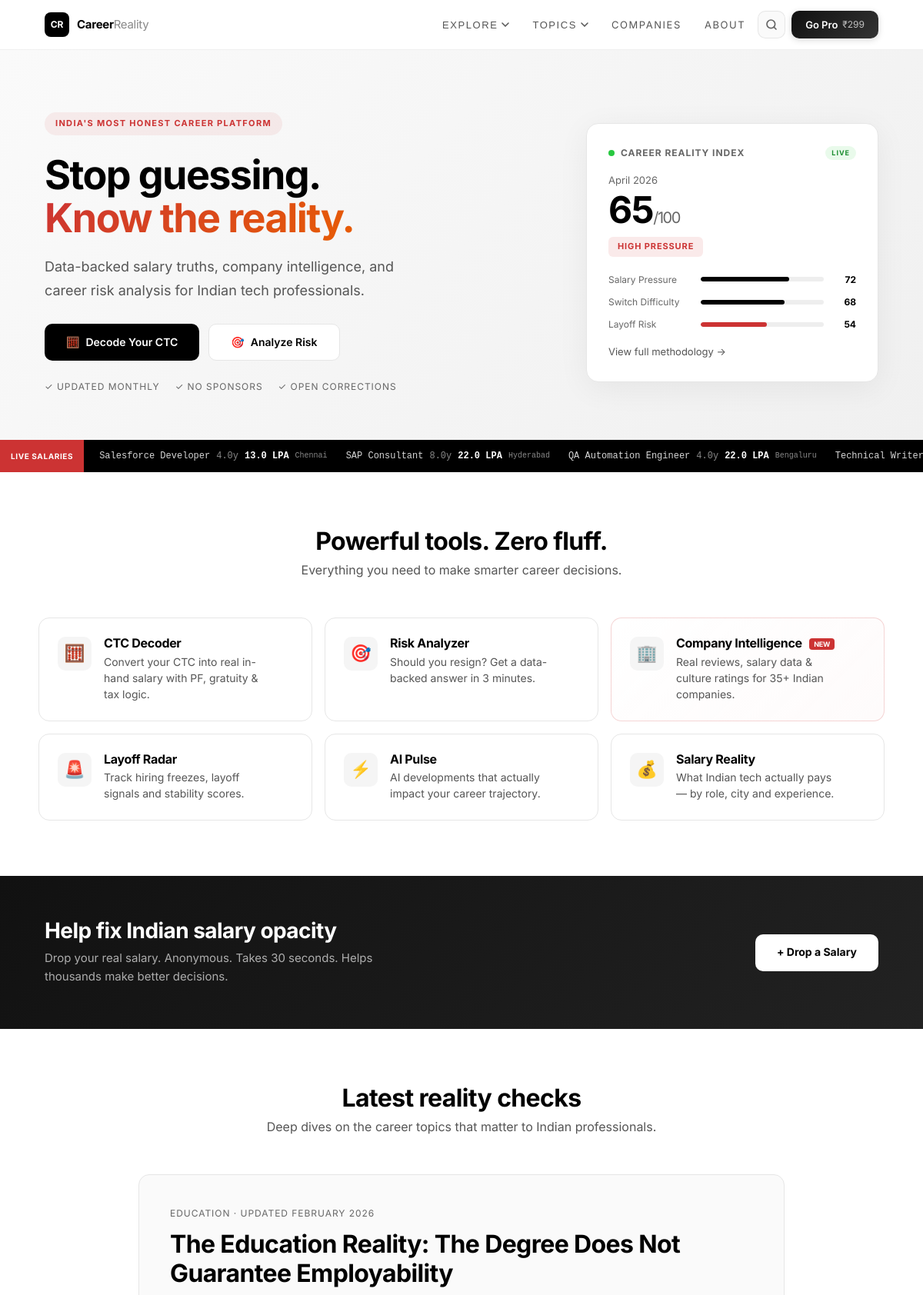
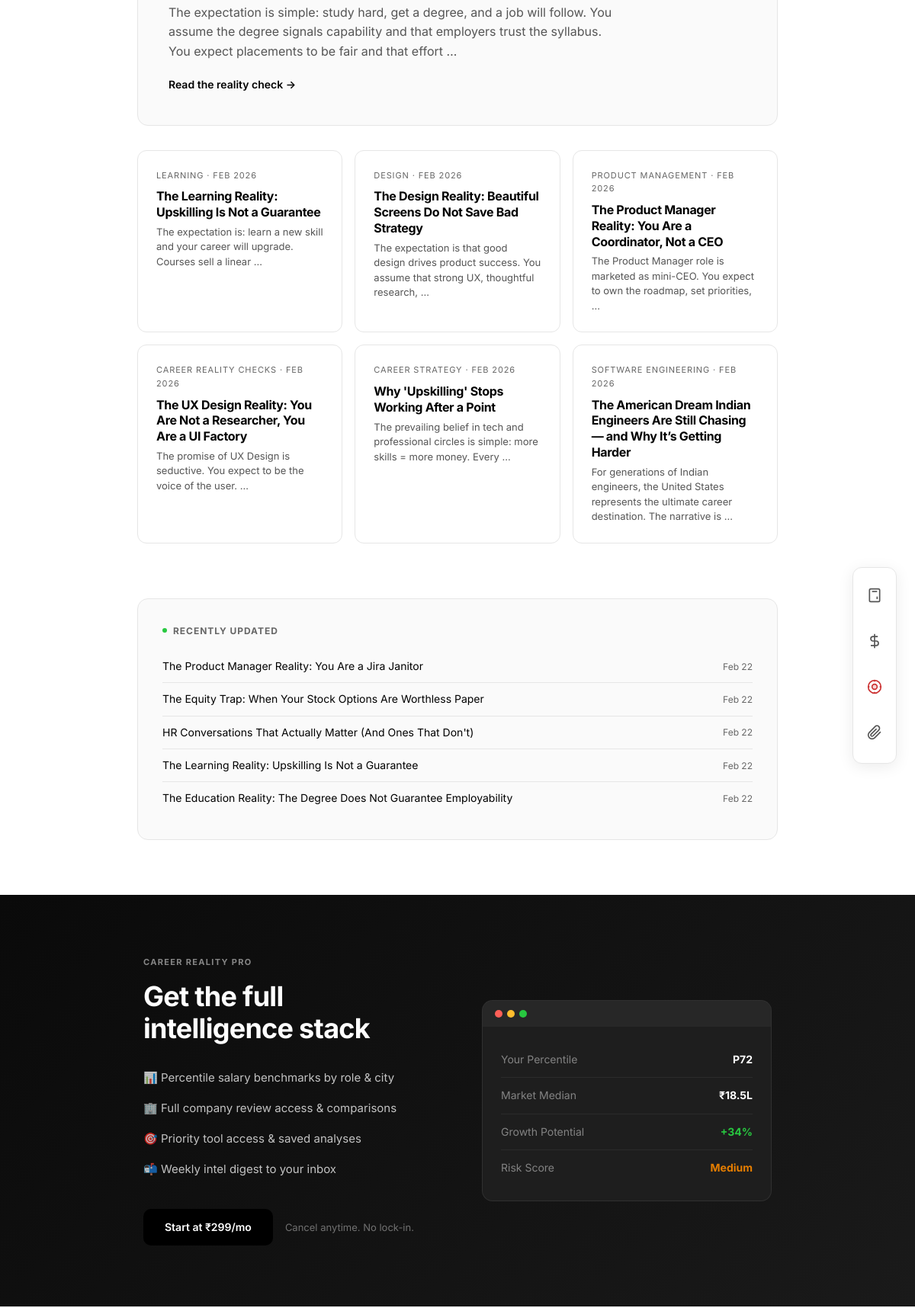
The page / (upper part) on the database its author committed (2 pictures, top to bottom).
### content/models.py (models this page shows, shortened)
class Article(models.Model):
    STATUS_CHOICES = [
        ('draft', 'Draft'),
        ('published', 'Published'),
    ]
    title = models.CharField(max_length=200)
    slug = models.SlugField(unique=True, max_length=200)
    author = models.ForeignKey(Author, on_delete=models.PROTECT)
    category = models.ForeignKey(Category, on_delete=models.PROTECT)
    status = models.CharField(max_length=20, choices=STATUS_CHOICES, default='draft')
    target_persona = models.TextField(help_text="Who is this specific article for?")
    who_should_avoid = models.TextField(help_text="Trust Signal: Who should NOT pursue this?")
    common_expectation = models.TextField(help_text="The Myth / What people think")
    actual_reality = models.TextField(help_text="The Truth / What it's actually like")
    salary_reality = models.TextField(help_text="Real data tables/ranges. No hype.")
    stuck_point = models.TextField(help_text="Where most people fail or plateau")
    verdict = models.TextField(help_text="Final honest conclusion")
    meta_title = models.CharField(max_length=60, help_text="SEO Title (max 60 chars)")
    meta_description = models.CharField(max_length=160, help_text="SEO Description (max 160 chars)")
    published_at = models.DateTimeField(blank=True, null=True)
    updated_at = models.DateTimeField(auto_now=True)
    last_reality_check = models.DateField(blank=True, null=True, help_text="Date of last factual review")

class Category(models.Model):
    name = models.CharField(max_length=100)
    slug = models.SlugField(unique=True)
    description = models.TextField(blank=True)
    order = models.PositiveIntegerField(default=0, help_text="Display order (0 = first)")
    class Meta:
        verbose_name_plural = "Categories"
        ordering = ['order', 'name']

### core/views.py (the view)
# urls.py: 2. Add a URL to urlpatterns:  path('', views.home, name='home')
@cache_page(60 * 15)
def home(request):
    article_qs = Article.objects.filter(status='published').select_related('author', 'category').order_by('-published_at')
    articles = article_qs[:10]
    categories = Category.objects.only('id', 'name', 'slug', 'order').order_by('order', 'name')
    recent_updates = article_qs.order_by('-updated_at')[:5]
    index_rows = _career_reality_index_rows()
    title = "Career Reality India - Salary Truths and Career Reality Checks"
    description = "Data-backed reality checks on Indian tech careers: salary stagnation, skill decay, and the real trade-offs you need to plan for."
    home_faq = [
        {
            "q": "What makes Career Reality different from generic career blogs?",
            "a": "We prioritize evidence-backed analysis, role-level trade-offs, and correction logs over motivational narratives."
        },
        {
            "q": "How often is content updated?",
            "a": "Core market pages are reviewed monthly, with additional updates when salary or hiring conditions shift materially."
        },
        {
            "q": "Does advertising influence editorial conclusions?",
            "a": "No. Editorial and commercial decisions are separated under published standards and sponsorship policy."
        },
    ]
    return render(request, 'core/home.html', {
        'articles': articles,
        'categories': categories,
        'recent_updates': recent_updates,
        'topic_clusters': _topic_clusters(),
        'latest_index_row': index_rows[0],
        'latest_band': _index_band(index_rows[0]['overall']),
        'home_faq': home_faq,
        **_seo(title, description),
    })

### core/views.py (called while the page is built)
def _career_reality_index_rows():
    def _shift_month(d, months_back):
        year = d.year
        month = d.month - months_back
        while month <= 0:
            month += 12
            year -= 1
        return date(year, month, 1)
    base = timezone.localdate()
    return [
        {"month": _shift_month(base, 0).strftime("%B %Y"), "salary_pressure": 72, "switch_difficulty": 68, "layoff_risk": 54, "overall": 65},
        {"month": _shift_month(base, 1).strftime("%B %Y"), "salary_pressure": 71, "switch_difficulty": 66, "layoff_risk": 56, "overall": 64},
        {"month": _shift_month(base, 2).strftime("%B %Y"), "salary_pressure": 69, "switch_difficulty": 63, "layoff_risk": 58, "overall": 63},
        {"month": _shift_month(base, 3).strftime("%B %Y"), "salary_pressure": 67, "switch_difficulty": 61, "layoff_risk": 57, "overall": 62},
    ]

def _index_band(score):
    if score >= 75:
        return "Severe Pressure"
    if score >= 65:
        return "High Pressure"
    if score >= 55:
        return "Elevated Pressure"
    if score >= 45:
        return "Moderate Pressure"
    return "Stable Window"

def _seo(title, description):
    return {
        'og_title': title,
        'og_description': description,
        'twitter_title': title,
        'twitter_description': description,
    }

### templates/core/home.html (shortened to what this page needs)
{% extends "base.html" %}
{% load static %}
{% block content %}
<section class="hp-hero">
    <div class="hp-hero-inner container-wide">
        <div class="hp-hero-content">
            <div class="hp-hero-badge">India's Most Honest Career Platform</div>
            <h1 class="hp-hero-title">
                Stop guessing.<br>
                <span class="hp-hero-accent">Know the reality.</span>
            </h1>
            <p class="hp-hero-sub">
                Data-backed salary truths, company intelligence, and career
                risk analysis for Indian tech professionals.
            </p>
            <div class="hp-hero-actions">
                <a href="{% url 'salary_calculator' %}" class="hp-btn hp-btn--primary">
                    <span>🧮</span> Decode Your CTC
                </a>
                <a href="{% url 'wizard_start' %}" class="hp-btn hp-btn--ghost">
                    <span>🎯</span> Analyze Risk
                </a>
            </div>
            <div class="hp-hero-proof">
                <span>✓ Updated monthly</span>
                <span>✓ No sponsors</span>
                <span>✓ Open corrections</span>
            </div>
        </div>
        <div class="hp-hero-visual">
            <div class="hp-index-card">
                <div class="hp-index-header">
                    <span class="hp-index-dot"></span>
                    Career Reality Index
                    <span class="hp-index-live">LIVE</span>
                </div>
                <div class="hp-index-month">{{ latest_index_row.month }}</div>
                <div class="hp-index-score">{{ latest_index_row.overall }}<small>/100</small></div>
                <div class="hp-index-band hp-index-band--{{ latest_band|slugify }}">{{ latest_band }}</div>
                <div class="hp-index-meters">
                    <div class="hp-meter">
                        <div class="hp-meter-label">Salary Pressure</div>
                        <div class="hp-meter-bar"><div class="hp-meter-fill" style="width:{{ latest_index_row.salary_pressure }}%"></div></div>
                        <div class="hp-meter-val">{{ latest_index_row.salary_pressure }}</div>
                    </div>
                    <div class="hp-meter">
                        <div class="hp-meter-label">Switch Difficulty</div>
                        <div class="hp-meter-bar"><div class="hp-meter-fill" style="width:{{ latest_index_row.switch_difficulty }}%"></div></div>
                        <div class="hp-meter-val">{{ latest_index_row.switch_difficulty }}</div>
                    </div>
                    <div class="hp-meter">
                        <div class="hp-meter-label">Layoff Risk</div>
                        <div class="hp-meter-bar"><div class="hp-meter-fill hp-meter-fill--warn" style="width:{{ latest_index_row.layoff_risk }}%"></div></div>
                        <div class="hp-meter-val">{{ latest_index_row.layoff_risk }}</div>
                    </div>
                </div>
                <a href="{% url 'career_reality_index' %}" class="hp-index-link">View full methodology →</a>
            </div>
        </div>
    </div>
</section>
<div class="hp-ticker" id="salary-ticker-container">
    <div class="hp-ticker-label">Live Salaries</div>
    <div class="hp-ticker-track" id="salary-ticker-content">
    </div>
</div>
<section class="hp-section container-wide">
    <div class="hp-section-header">
        <h2 class="hp-section-title">Powerful tools. Zero fluff.</h2>
        <p class="hp-section-sub">Everything you need to make smarter career decisions.</p>
    </div>
    <div class="hp-tools-grid">
        <a href="{% url 'salary_calculator' %}" class="hp-tool-card">
            <div class="hp-tool-icon">🧮</div>
            <div class="hp-tool-body">
                <h3>CTC Decoder</h3>
                <p>Convert your CTC into real in-hand salary with PF, gratuity & tax logic.</p>
            </div>
        </a>
        <a href="{% url 'wizard_start' %}" class="hp-tool-card">
            <div class="hp-tool-icon">🎯</div>
            <div class="hp-tool-body">
                <h3>Risk Analyzer</h3>
                <p>Should you resign? Get a data-backed answer in 3 minutes.</p>
            </div>
        </a>
        <a href="{% url 'company_directory' %}" class="hp-tool-card hp-tool-card--featured">
            <div class="hp-tool-icon">🏢</div>
            <div class="hp-tool-body">
                <h3>Company Intelligence <span class="hp-tool-badge">NEW</span></h3>
                <p>Real reviews, salary data & culture ratings for 35+ Indian companies.</p>
            </div>
        </a>
        <a href="{% url 'layoff_radar' %}" class="hp-tool-card">
            <div class="hp-tool-icon">🚨</div>
            <div class="hp-tool-body">
                <h3>Layoff Radar</h3>
                <p>Track hiring freezes, layoff signals and stability scores.</p>
            </div>
        </a>
        <a href="{% url 'ai_news_hub' %}" class="hp-tool-card">
            <div class="hp-tool-icon">⚡</div>
            <div class="hp-tool-body">
                <h3>AI Pulse</h3>
                <p>AI developments that actually impact your career trajectory.</p>
            </div>
        </a>
        <a href="{% url 'salary_reality' %}" class="hp-tool-card">
            <div class="hp-tool-icon">💰</div>
            <div class="hp-tool-body">
                <h3>Salary Reality</h3>
                <p>What Indian tech actually pays — by role, city and experience.</p>
            </div>
        </a>
    </div>
</section>
<section class="hp-drop-banner">
    <div class="container-wide hp-drop-inner">
        <div>
            <h2 class="hp-drop-title">Help fix Indian salary opacity</h2>
            <p class="hp-drop-sub">Drop your real salary. Anonymous. Takes 30 seconds. Helps thousands make better decisions.</p>
        </div>
        <a href="{% url 'submit_salary' %}" class="hp-btn hp-btn--white">+ Drop a Salary</a>
    </div>
</section>
{% if articles %}
<section class="hp-section container-medium">
    <div class="hp-section-header">
        <h2 class="hp-section-title">Latest reality checks</h2>
        <p class="hp-section-sub">Deep dives on the career topics that matter to Indian professionals.</p>
    </div>
    {% with featured=articles.0 %}
    <div class="hp-featured-article">
        <div class="hp-featured-meta">{{ featured.category.name }} · Updated {{ featured.updated_at|date:"F Y" }}</div>
        <h2 class="hp-featured-title">
            <a href="{% url 'article_detail' featured.slug %}">{{ featured.title }}</a>
        </h2>
        <p class="hp-featured-excerpt">{{ featured.common_expectation|striptags|truncatewords:35 }}</p>
        <a href="{% url 'article_detail' featured.slug %}" class="hp-featured-link">Read the reality check →</a>
    </div>
    {% endwith %}
    <div class="hp-article-grid">
        {% for article in articles %}
        {% if not forloop.first and forloop.counter <= 7 %}
        <a href="{% url 'article_detail' article.slug %}" class="hp-article-card">
            <div class="hp-article-card-meta">{{ article.category.name }} · {{ article.updated_at|date:"M Y" }}</div>
            <h3 class="hp-article-card-title">{{ article.title }}</h3>
            <p class="hp-article-card-excerpt">{{ article.common_expectation|striptags|truncatewords:16 }}</p>
        </a>
        {% endif %}
        {% endfor %}
    </div>
</section>
{% endif %}
{% if recent_updates %}
<section class="hp-updates container-medium">
    <div class="hp-updates-header">
        <span class="hp-updates-dot"></span>
        Recently Updated
    </div>
    <div class="hp-updates-list">
        {% for updated in recent_updates %}
        <a href="{% url 'article_detail' updated.slug %}" class="hp-update-item">
            <span>{{ updated.title }}</span>
            <span class="hp-update-date">{{ updated.updated_at|date:"M j" }}</span>
        </a>
        {% endfor %}
    </div>
</section>
{% endif %}
<section class="hp-pro">
    <div class="container-medium hp-pro-inner">
        <div class="hp-pro-content">
            <div class="hp-pro-badge">Career Reality Pro</div>
            <h2 class="hp-pro-title">Get the full intelligence stack</h2>
            <ul class="hp-pro-features">
                <li>📊 Percentile salary benchmarks by role & city</li>
                <li>🏢 Full company review access & comparisons</li>
                <li>🎯 Priority tool access & saved analyses</li>
                <li>📬 Weekly intel digest to your inbox</li>
            </ul>
            <div class="hp-pro-actions">
                <a href="{% url 'pricing' %}" class="hp-btn hp-btn--primary">
                    Start at ₹299/mo
                </a>
                <span class="hp-pro-note">Cancel anytime. No lock-in.</span>
            </div>
        </div>
        <div class="hp-pro-visual">
            <div class="hp-pro-mockup">
                <div class="hp-pro-mockup-bar">
                    <span class="hp-pro-mockup-dot" style="background:#ff5f57"></span>
                    <span class="hp-pro-mockup-dot" style="background:#ffbd2e"></span>
                    <span class="hp-pro-mockup-dot" style="background:#28c840"></span>
                </div>
                <div class="hp-pro-mockup-body">
                    <div class="hp-pro-mockup-row"><span class="hp-pro-mockup-label">Your Percentile</span><span class="hp-pro-mockup-val">P72</span></div>
                    <div class="hp-pro-mockup-row"><span class="hp-pro-mockup-label">Market Median</span><span class="hp-pro-mockup-val">₹18.5L</span></div>
                    <div class="hp-pro-mockup-row"><span class="hp-pro-mockup-label">Growth Potential</span><span class="hp-pro-mockup-val hp-pro-mockup-val--green">+34%</span></div>
                    <div class="hp-pro-mockup-row"><span class="hp-pro-mockup-label">Risk Score</span><span class="hp-pro-mockup-val hp-pro-mockup-val--amber">Medium</span></div>
                </div>
            </div>
        </div>
    </div>
</section>
{% endblock %}

### static/css/design-system.css (style rules this page uses)
:root { --cr-black: #0f172a; --cr-black-light: #1e293b; --cr-white: #ffffff; --cr-gray-50: #f8fafc; --cr-gray-100: #f1f5f9; --cr-gray-200: #e2e8f0; --cr-gray-300: #cbd5e1; --cr-gray-400: #94a3b8; --cr-gray-500: #64748b; --cr-gray-600: #475569; --cr-gray-700: #334155; --cr-gray-800: #1e293b; --cr-gray-900: #0f172a; --cr-blue: #38bdf8; --cr-blue-dark: #0ea5e9; --cr-red: #ef4444; --cr-red-dark: #dc2626; --cr-green: #22c55e; --cr-green-dark: #166534; --cr-amber: #f59e0b; --cr-purple: #a78bfa; --cr-success-bg: #dcfce7; --cr-success-text: #166534; --cr-warning-bg: #fef3c7; --cr-warning-text: #92400e; --cr-danger-bg: #fef2f2; --cr-danger-text: #991b1b; --cr-info-bg: #dbeafe; --cr-info-text: #1e40af; --font-sans: 'Inter', -apple-system, BlinkMacSystemFont, 'Segoe UI', sans-serif; --font-mono: 'JetBrains Mono', 'Fira Code', monospace; --space-xs: 0.25rem; --space-sm: 0.5rem; --space-md: 1rem; --space-lg: 1.5rem; --space-xl: 2rem; --space-2xl: 3rem; --space-3xl: 4rem; --radius-sm: 4px; --radius-md: 8px; --radius-lg: 12px; --radius-xl: 16px; --radius-full: 9999px; --shadow-sm: 0 1px 2px rgba(0,0,0,0.05); --shadow-md: 0 4px 6px -1px rgba(0,0,0,0.07), 0 2px 4px -2px rgba(0,0,0,0.05); --shadow-lg: 0 10px 15px -3px rgba(0,0,0,0.08), 0 4px 6px -4px rgba(0,0,0,0.04); --shadow-xl: 0 20px 25px -5px rgba(0,0,0,0.1), 0 8px 10px -6px rgba(0,0,0,0.04); --transition-fast: 0.15s ease; --transition-normal: 0.25s ease; }
*, *::before, *::after { box-sizing: border-box; }
body { font-family: var(--font-sans); color: var(--cr-gray-900); line-height: 1.6; -webkit-font-smoothing: antialiased; -moz-osx-font-smoothing: grayscale; }

### rows shown on the page
Article: category.name "EDUCATION", updated_at "FEBRUARY 2026", title "The Education Reality: The Degree Does Not Guarantee Employability", common_expectation "The expectation is simple: study hard, get a degree, and a job will follow. You assume the degree signals capability and that employers trust the syllabus. You expect placements to be fair and that effort …", updated_at "Feb 22"
Article: category.name "LEARNING", updated_at "FEB 2026", title "The Learning Reality: Upskilling Is Not a Guarantee", common_expectation "The expectation is: learn a new skill and your career will upgrade. Courses sell a linear …", updated_at "Feb 22"
Article: category.name "DESIGN", updated_at "FEB 2026", title "The Design Reality: Beautiful Screens Do Not Save Bad Strategy", common_expectation "The expectation is that good design drives product success. You assume that strong UX, thoughtful research, …"
Article: category.name "PRODUCT MANAGEMENT", updated_at "FEB 2026", title "The Product Manager Reality: You Are a Coordinator, Not a CEO", common_expectation "The Product Manager role is marketed as mini-CEO. You expect to own the roadmap, set priorities, …"
Article: category.name "CAREER REALITY CHECKS", updated_at "FEB 2026", title "The UX Design Reality: You Are Not a Researcher, You Are a UI Factory", common_expectation "The promise of UX Design is seductive. You expect to be the voice of the user. …"
Article: category.name "CAREER STRATEGY", updated_at "FEB 2026", title "Why 'Upskilling' Stops Working After a Point", common_expectation "The prevailing belief in tech and professional circles is simple: more skills = more money. Every …"
Article: category.name "SOFTWARE ENGINEERING", updated_at "FEB 2026", title "The American Dream Indian Engineers Are Still Chasing — and Why It’s Getting Harder", common_expectation "For generations of Indian engineers, the United States represents the ultimate career destination. The narrative is …"
Article: title "The Product Manager Reality: You Are a Jira Janitor", updated_at "Feb 22"
Article: title "The Equity Trap: When Your Stock Options Are Worthless Paper", updated_at "Feb 22"
Article: title "HR Conversations That Actually Matter (And Ones That Don't)", updated_at "Feb 22"

### other values the page prints
{{ latest_index_row.month }} "April 2026"
{{ latest_index_row.overall }} "65"
{{ latest_band }} "HIGH PRESSURE"
{{ latest_index_row.salary_pressure }} "72"
{{ latest_index_row.switch_difficulty }} "68"
{{ latest_index_row.layoff_risk }} "54"
